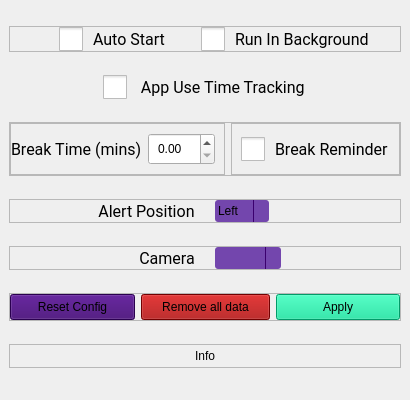
         <widget class="QWidget" name="Settings">
          <layout class="QVBoxLayout" name="verticalLayout_6">
           <property name="spacing">
            <number>0</number>
           </property>
           <property name="leftMargin">
            <number>0</number>
           </property>
           <property name="topMargin">
            <number>0</number>
           </property>
           <property name="rightMargin">
            <number>0</number>
           </property>
           <property name="bottomMargin">
            <number>0</number>
           </property>
           <item alignment="Qt::AlignHCenter|Qt::AlignVCenter">
            <widget class="QFrame" name="SettingOptionFrame">
             <property name="minimumSize">
              <size>
               <width>400</width>
               <height>400</height>
              </size>
             </property>
             <property name="styleSheet">
              <string notr="true">QCheckBox {
    spacing: 10px;
}

QCheckBox::indicator {
    width: 24px;
    height: 24px;
}

QCheckBox::indicator:unchecked {
    image: url(:/icon/icons8-toggle-off-48.png);
}

QCheckBox::indicator:checked {
    image: url(:/icon/icons8-toggle-on-48.png);
}

QComboBox {
    border-radius: 3px;
    min-width: 8em;
	background: #7346ad;
	padding: 3px
}

/* QComboBox gets the &quot;on&quot; state when the popup is open */
QComboBox:!editable:on, QComboBox::drop-down:editable:on {
    background:  #3b006e;
}

QComboBox:on { /* shift the text when the popup opens */
    padding-top: 3px;
    padding-left: 4px;
}

QComboBox::drop-down {
    subcontrol-origin: padding;
    subcontrol-position: top right;
    width: 15px;

    border-left-width: 1px;
    border-left-color:  #3b006e;
    border-left-style: solid;
    border-top-right-radius: 3px;
    border-bottom-right-radius: 3px;

}

QComboBox::down-arrow {
    border-image: url(:/icon/icons8-down-48.png) 4;
}

QComboBox::down-arrow:on { /* shift the arrow when popup is open */
    top: 1px;
    left: 1px;
}
</string>
             </property>
             <layout class="QVBoxLayout" name="verticalLayout_26">
              <item>
               <widget class="QFrame" name="OptionFrame">
                <property name="sizePolicy">
                 <sizepolicy hsizetype="Preferred" vsizetype="Fixed">
                  <horstretch>0</horstretch>
                  <verstretch>0</verstretch>
                 </sizepolicy>
                </property>
                <property name="frameShape">
                 <enum>QFrame::StyledPanel</enum>
                </property>
                <property name="frameShadow">
                 <enum>QFrame::Raised</enum>
                </property>
                <layout class="QHBoxLayout" name="horizontalLayout_27">
                 <property name="leftMargin">
                  <number>20</number>
                 </property>
                 <property name="topMargin">
                  <number>0</number>
                 </property>
                 <property name="rightMargin">
                  <number>0</number>
                 </property>
                 <property name="bottomMargin">
                  <number>0</number>
                 </property>
                 <item>
                  <widget class="QCheckBox" name="start_box">
                   <property name="sizePolicy">
                    <sizepolicy hsizetype="Fixed" vsizetype="Fixed">
                     <horstretch>0</horstretch>
                     <verstretch>0</verstretch>
                    </sizepolicy>
                   </property>
                   <property name="font">
                    <font>
                     <family>Roboto</family>
                     <pointsize>12</pointsize>
                    </font>
                   </property>
                   <property name="text">
                    <string>Auto Start</string>
                   </property>
                  </widget>
                 </item>
                 <item>
                  <widget class="QCheckBox" name="background_box">
                   <property name="sizePolicy">
                    <sizepolicy hsizetype="Fixed" vsizetype="Fixed">
                     <horstretch>0</horstretch>
                     <verstretch>0</verstretch>
                    </sizepolicy>
                   </property>
                   <property name="font">
                    <font>
                     <family>Roboto</family>
                     <pointsize>12</pointsize>
                    </font>
                   </property>
                   <property name="text">
                    <string>Run In Background</string>
                   </property>
                  </widget>
                 </item>
                </layout>
               </widget>
              </item>
              <item alignment="Qt::AlignHCenter">
               <widget class="QCheckBox" name="app_time_track_box">
                <property name="font">
                 <font>
                  <family>Roboto</family>
                  <pointsize>12</pointsize>
                 </font>
                </property>
                <property name="text">
                 <string> App Use Time Tracking</string>
                </property>
               </widget>
              </item>
              <item>
               <widget class="QFrame" name="BreakFrame">
                <property name="sizePolicy">
                 <sizepolicy hsizetype="Preferred" vsizetype="Fixed">
                  <horstretch>0</horstretch>
                  <verstretch>0</verstretch>
                 </sizepolicy>
                </property>
                <property name="frameShape">
                 <enum>QFrame::StyledPanel</enum>
                </property>
                <property name="frameShadow">
                 <enum>QFrame::Raised</enum>
                </property>
                <layout class="QHBoxLayout" name="horizontalLayout_22">
                 <property name="leftMargin">
                  <number>0</number>
                 </property>
                 <property name="topMargin">
                  <number>0</number>
                 </property>
                 <property name="rightMargin">
                  <number>0</number>
                 </property>
                 <property name="bottomMargin">
                  <number>0</number>
                 </property>
                 <item>
                  <widget class="QFrame" name="frame_36">
                   <property name="sizePolicy">
                    <sizepolicy hsizetype="Fixed" vsizetype="Preferred">
                     <horstretch>0</horstretch>
                     <verstretch>0</verstretch>
                    </sizepolicy>
                   </property>
                   <property name="frameShape">
                    <enum>QFrame::StyledPanel</enum>
                   </property>
                   <property name="frameShadow">
                    <enum>QFrame::Raised</enum>
                   </property>
                   <layout class="QHBoxLayout" name="horizontalLayout_23">
                    <property name="leftMargin">
                     <number>0</number>
                    </property>
                    <item>
                     <widget class="QLabel" name="reminder_lbl">
                      <property name="sizePolicy">
                       <sizepolicy hsizetype="Fixed" vsizetype="Preferred">
                        <horstretch>0</horstretch>
                        <verstretch>0</verstretch>
                       </sizepolicy>
                      </property>
                      <property name="font">
                       <font>
                        <family>Roboto</family>
                        <pointsize>12</pointsize>
                       </font>
                      </property>
                      <property name="text">
                       <string>Break Time (mins)</string>
                      </property>
                     </widget>
                    </item>
                    <item>
                     <widget class="QDoubleSpinBox" name="reminder_box">
                      <property name="styleSheet">
                       <string notr="true">QDoubleSpinBox {
	padding: 5px;
}

QDoubleSpinBox::up-button {
    subcontrol-origin: border;
    subcontrol-position: top right;
    border-image: url(:/icon/icons8-up-48.png) 1;
}

QDoubleSpinBox::down-button {
    subcontrol-origin: border;
    subcontrol-position: bottom right;
    border-image: url(:/icon/icons8-down-48.png) 1;
}</string>
                      </property>
                     </widget>
                    </item>
                   </layout>
                  </widget>
                 </item>
                 <item>
                  <widget class="QFrame" name="frame_37">
                   <property name="sizePolicy">
                    <sizepolicy hsizetype="Fixed" vsizetype="Preferred">
                     <horstretch>0</horstretch>
                     <verstretch>0</verstretch>
                    </sizepolicy>
                   </property>
                   <property name="frameShape">
                    <enum>QFrame::StyledPanel</enum>
                   </property>
                   <property name="frameShadow">
                    <enum>QFrame::Raised</enum>
                   </property>
                   <layout class="QVBoxLayout" name="verticalLayout_27">
                    <item>
                     <widget class="QCheckBox" name="notify_box">
                      <property name="sizePolicy">
                       <sizepolicy hsizetype="Minimum" vsizetype="Fixed">
                        <horstretch>0</horstretch>
                        <verstretch>0</verstretch>
                       </sizepolicy>
                      </property>
                      <property name="font">
                       <font>
                        <family>Roboto</family>
                        <pointsize>12</pointsize>
                       </font>
                      </property>
                      <property name="text">
                       <string>Break Reminder</string>
                      </property>
                     </widget>
                    </item>
                   </layout>
                  </widget>
                 </item>
                </layout>
               </widget>
              </item>
              <item>
               <widget class="QFrame" name="AlertFrame">
                <property name="sizePolicy">
                 <sizepolicy hsizetype="Preferred" vsizetype="Fixed">
                  <horstretch>0</horstretch>
                  <verstretch>0</verstretch>
                 </sizepolicy>
                </property>
                <property name="frameShape">
                 <enum>QFrame::StyledPanel</enum>
                </property>
                <property name="frameShadow">
                 <enum>QFrame::Raised</enum>
                </property>
                <layout class="QHBoxLayout" name="horizontalLayout_24">
                 <property name="spacing">
                  <number>20</number>
                 </property>
                 <property name="leftMargin">
                  <number>0</number>
                 </property>
                 <property name="topMargin">
                  <number>0</number>
                 </property>
                 <property name="rightMargin">
                  <number>0</number>
                 </property>
                 <property name="bottomMargin">
                  <number>0</number>
                 </property>
                 <item alignment="Qt::AlignRight">
                  <widget class="QLabel" name="alert_lbl">
                   <property name="sizePolicy">
                    <sizepolicy hsizetype="Preferred" vsizetype="Preferred">
                     <horstretch>0</horstretch>
                     <verstretch>0</verstretch>
                    </sizepolicy>
                   </property>
                   <property name="baseSize">
                    <size>
                     <width>1</width>
                     <height>0</height>
                    </size>
                   </property>
                   <property name="font">
                    <font>
                     <family>Roboto</family>
                     <pointsize>12</pointsize>
                    </font>
                   </property>
                   <property name="text">
                    <string>Alert Position</string>
                   </property>
                   <property name="alignment">
                    <set>Qt::AlignCenter</set>
                   </property>
                  </widget>
                 </item>
                 <item alignment="Qt::AlignLeft">
                  <widget class="QComboBox" name="alert_box">
                   <property name="sizePolicy">
                    <sizepolicy hsizetype="Preferred" vsizetype="Fixed">
                     <horstretch>0</horstretch>
                     <verstretch>0</verstretch>
                    </sizepolicy>
                   </property>
                   <property name="styleSheet">
                    <string notr="true"/>
                   </property>
                   <item>
                    <property name="text">
                     <string>Left</string>
                    </property>
                   </item>
                   <item>
                    <property name="text">
                     <string>Right</string>
                    </property>
                   </item>
                  </widget>
                 </item>
                </layout>
               </widget>
              </item>
              <item>
               <widget class="QFrame" name="CameraFrame">
                <property name="sizePolicy">
                 <sizepolicy hsizetype="Preferred" vsizetype="Fixed">
                  <horstretch>0</horstretch>
                  <verstretch>0</verstretch>
                 </sizepolicy>
                </property>
                <property name="frameShape">
                 <enum>QFrame::StyledPanel</enum>
                </property>
                <property name="frameShadow">
                 <enum>QFrame::Raised</enum>
                </property>
                <layout class="QHBoxLayout" name="horizontalLayout_25">
                 <property name="spacing">
                  <number>20</number>
                 </property>
                 <property name="leftMargin">
                  <number>0</number>
                 </property>
                 <property name="topMargin">
                  <number>0</number>
                 </property>
                 <property name="rightMargin">
                  <number>0</number>
                 </property>
                 <property name="bottomMargin">
                  <number>0</number>
                 </property>
                 <item alignment="Qt::AlignRight">
                  <widget class="QLabel" name="camera_lbl">
                   <property name="enabled">
                    <bool>true</bool>
                   </property>
                   <property name="sizePolicy">
                    <sizepolicy hsizetype="Preferred" vsizetype="Preferred">
                     <horstretch>0</horstretch>
                     <verstretch>0</verstretch>
                    </sizepolicy>
                   </property>
                   <property name="font">
                    <font>
                     <family>Roboto</family>
                     <pointsize>12</pointsize>
                    </font>
                   </property>
                   <property name="text">
                    <string>Camera</string>
                   </property>
                   <property name="alignment">
                    <set>Qt::AlignCenter</set>
                   </property>
                  </widget>
                 </item>
                 <item alignment="Qt::AlignLeft">
                  <widget class="QComboBox" name="camera_box">
                   <property name="sizePolicy">
                    <sizepolicy hsizetype="Preferred" vsizetype="Fixed">
                     <horstretch>0</horstretch>
                     <verstretch>0</verstretch>
                    </sizepolicy>
                   </property>
                  </widget>
                 </item>
                </layout>
               </widget>
              </item>
              <item>
               <widget class="QFrame" name="SettingsBtnFrame">
                <property name="sizePolicy">
                 <sizepolicy hsizetype="Preferred" vsizetype="Fixed">
                  <horstretch>0</horstretch>
                  <verstretch>0</verstretch>
                 </sizepolicy>
                </property>
                <property name="styleSheet">
                 <string notr="true">QPushButton{
background-color: #3b006e;
padding: 5px 20px 5px 20px;
}

QPushButton:hover{
background: #a200ff;
}

QPushButton#apply_btn{
background-color: #00d991;
}

QPushButton#apply_btn:hover{
background: #00fca8;
}

QPushButton#remove_data_btn{
background-color: #a10000;
}

QPushButton#remove_data_btn:hover{
background: #d10000;
}

</string>
                </property>
                <property name="frameShape">
                 <enum>QFrame::StyledPanel</enum>
                </property>
                <property name="frameShadow">
                 <enum>QFrame::Raised</enum>
                </property>
                <layout class="QHBoxLayout" name="horizontalLayout_26">
                 <property name="leftMargin">
                  <number>0</number>
                 </property>
                 <property name="topMargin">
                  <number>0</number>
                 </property>
                 <property name="rightMargin">
                  <number>0</number>
                 </property>
                 <property name="bottomMargin">
                  <number>0</number>
                 </property>
                 <item>
                  <widget class="QPushButton" name="reset_btn">
                   <property name="text">
                    <string>Reset Config</string>
                   </property>
                  </widget>
                 </item>
                 <item>
                  <widget class="QPushButton" name="remove_data_btn">
                   <property name="styleSheet">
                    <string notr="true"/>
                   </property>
                   <property name="text">
                    <string>Remove all data</string>
                   </property>
                  </widget>
                 </item>
                 <item>
                  <widget class="QPushButton" name="apply_btn">
                   <property name="styleSheet">
                    <string notr="true"/>
                   </property>
                   <property name="text">
                    <string>Apply</string>
                   </property>
                  </widget>
                 </item>
                </layout>
               </widget>
              </item>
              <item>
               <widget class="QFrame" name="frame_7">
                <property name="sizePolicy">
                 <sizepolicy hsizetype="Preferred" vsizetype="Fixed">
                  <horstretch>0</horstretch>
                  <verstretch>0</verstretch>
                 </sizepolicy>
                </property>
                <property name="frameShape">
                 <enum>QFrame::StyledPanel</enum>
                </property>
                <property name="frameShadow">
                 <enum>QFrame::Raised</enum>
                </property>
                <layout class="QHBoxLayout" name="horizontalLayout_13">
                 <property name="spacing">
                  <number>0</number>
                 </property>
                 <property name="leftMargin">
                  <number>0</number>
                 </property>
                 <property name="topMargin">
                  <number>0</number>
                 </property>
                 <property name="rightMargin">
                  <number>0</number>
                 </property>
                 <property name="bottomMargin">
                  <number>0</number>
                 </property>
                 <item alignment="Qt::AlignHCenter">
                  <widget class="QPushButton" name="web_btn">
                   <property name="text">
                    <string>Info</string>
                   </property>
                   <property name="icon">
                    <iconset resource="resource.qrc">
                     <normaloff>:/icon/icons8-info-48.png</normaloff>:/icon/icons8-info-48.png</iconset>
                   </property>
                   <property name="flat">
                    <bool>true</bool>
                   </property>
                  </widget>
                 </item>
                </layout>
               </widget>
              </item>
             </layout>
            </widget>
           </item>
          </layout>
         </widget>
